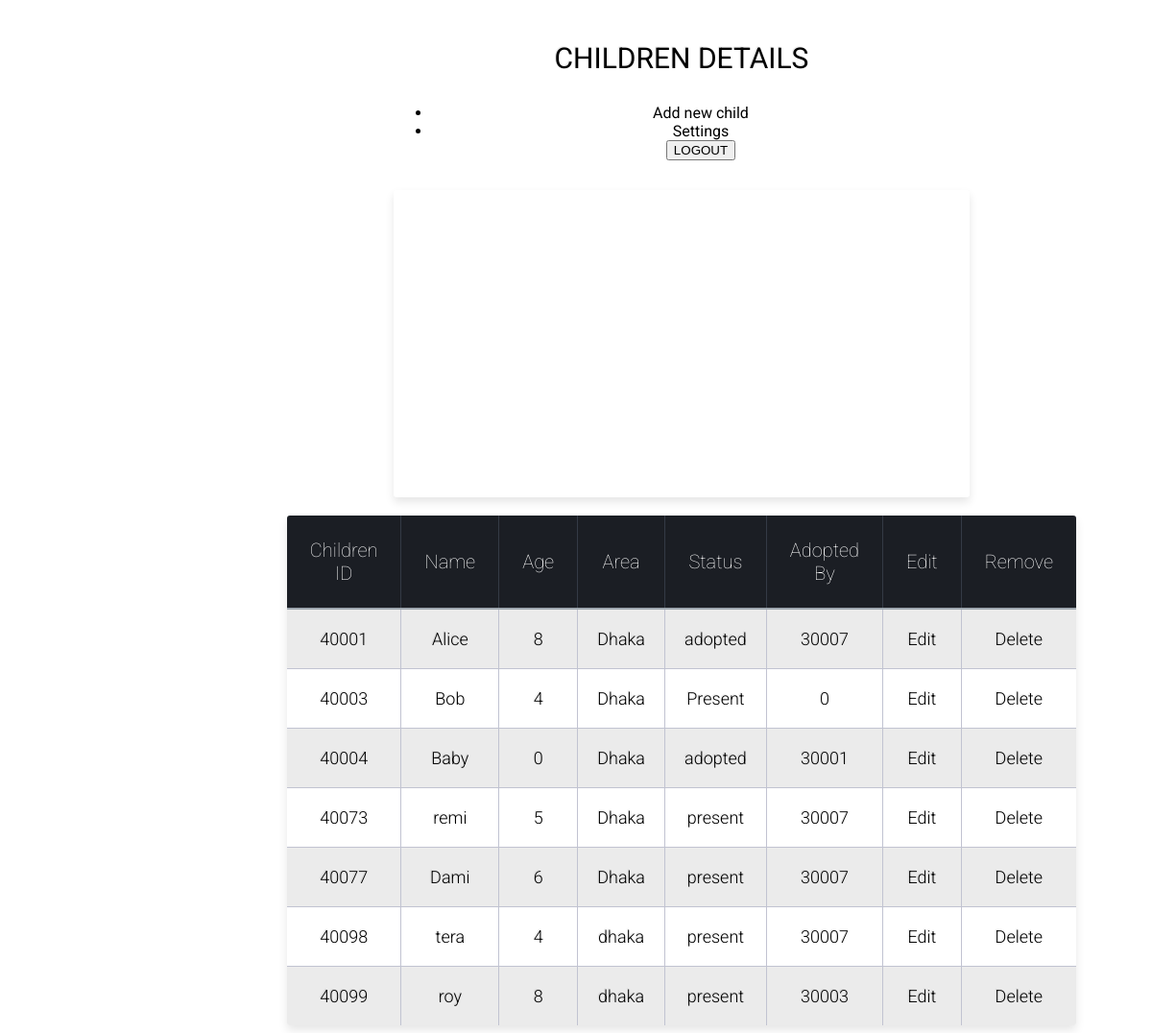
The app's page /MVC/View/fosterhome.php (signed in) with its own data.
### tables this page shows
CREATE TABLE `children` (
  `ID` int(5) NOT NULL,
  `foster_ID` int(5) NOT NULL,
  `child_age` int(2) NOT NULL,
  `child_gender` varchar(20) NOT NULL,
  `user_ID` int(5) DEFAULT 0,
  `status` varchar(20) NOT NULL DEFAULT 'Present',
  `child_name` varchar(100) NOT NULL,
  `foster_area` varchar(100) NOT NULL
);

### MVC/View/fosterhome.php (the view, shortened to what this page needs)
<!DOCTYPE html>
<html lang="en">
<head>
</head>
<body><center>
  <div class=test>
<div class="table-title">
<h3>Children details</h3>
<section>
<nav>
    <ul>
	  <li><a href='Add_child.php'>Add new child</a></li>
  <li><a href="fostersettings.php">Settings</a></li>
  <form action="logout.php" class="form_design" method="post">
         <input type="submit" name="update"  value="LOGOUT">
       </form>
    </ul>
</nav>
</section>
</div>
<table class="table-fill">
<tbody class="table-hover">
    <div class=test>
<div class='table-title'>
</div>
<table class='table-fill'>
<thead>
    <tr>
      <th>Children ID</th>
      <th>Name</th>
      <th>Age</th>
      <th>Area</th>
      <th>Status</th>
      <th>Adopted By</th>
      <th>Edit</th>
      <th>Remove</th>
    </tr>
  </thead><tbody class='table-hover'>
<br>
<?php
require_once('DBconnect.php');
$manager_id = $_SESSION['manager'];
    $sql = "SELECT * FROM children where Foster_ID='".$manager_id."'";
    $result = $conn->query($sql);
if ($result -> num_rows > 0) {
  while($row = $result -> fetch_assoc()) {
    echo "<tr><td>".$row["ID"]."</td><td>".$row['child_name']."</td><td>".$row['child_age']."</td><td>".$row['foster_area']."</td><td>".$row['status']."</td><td>".$row['user_ID']."</td><td><a href='childsettings.php?id=".$row["ID"]."'>Edit </a></td>
    <td><a href='remove_children.php?
    id=".$row['ID']."'>Delete</a></td></tr>";
  }
  echo "</tbody></table>";
}
    ?>
    </tbody></table>
    </div>
    </center>
    </body>
</html>

### MVC/View/fosterhome.php (style rules this page uses)
body { font-family: "Roboto", helvetica, arial, sans-serif; font-size: 16px; font-weight: 400; text-rendering: optimizeLegibility; }
.test { margin-left: 220px; }
div.table-title { display: block; margin: auto; max-width: 600px; padding:5px; width: 100%; }
.table-title h3 { color: black; font-size: 30px; font-weight: 400; font-style:normal; font-family: "Roboto", helvetica, arial, sans-serif; text-shadow: -1px -1px 1px rgba(0, 0, 0, 0.1); text-transform:uppercase; }
.table-fill { background: white; border-radius:3px; border-collapse: collapse; height: 320px; margin: auto; max-width: 600px; padding:5px; width: 100%; box-shadow: 0 5px 10px rgba(0, 0, 0, 0.1); animation: float 5s infinite; }
th { color:white;; background:#1b1e24; border-bottom:2px solid #9ea7af; border-right: 1px solid #343a45; font-size:20px; font-weight: 100; padding:24px; text-align:center; text-shadow: 0 1px 1px rgba(0, 0, 0, 0.1); vertical-align:middle; }
th:first-child { border-top-left-radius:3px; }
th:last-child { border-top-right-radius:3px; border-right:none; }
tr { border-top: 1px solid white; border-bottom: 1px solid #C1C3D1; color:black; font-size:16px; font-weight:normal; text-shadow: 0 1px 1px rgba(256, 256, 256, 0.1); }
a { color: inherit; text-decoration: inherit; }
tr:first-child { border-top:none; }
tr:last-child { border-bottom:none; }
tr:nth-child(odd) td { background:#EBEBEB; }
tr:last-child td:first-child { border-bottom-left-radius:3px; }
tr:last-child td:last-child { border-bottom-right-radius:3px; }
td { background:#FFFFFF; padding:20px; text-align:center; vertical-align:middle; font-weight:300; font-size:18px; text-shadow: -1px -1px 1px rgba(0, 0, 0, 0.1); border-right: 1px solid #C1C3D1; }
td:last-child { border-right: 0px; }

### records on screen
children: ID "40001", child_name "Alice", child_age "8", foster_area "Dhaka", status "adopted", user_ID "30007"
children: ID "40003", child_name "Bob", child_age "4", foster_area "Dhaka", status "Present", user_ID "0"
children: ID "40004", child_name "Baby", child_age "0", foster_area "Dhaka", status "adopted", user_ID "30001"
children: ID "40073", child_name "remi", child_age "5", foster_area "Dhaka", status "present", user_ID "30007"
children: ID "40077", child_name "Dami", child_age "6", foster_area "Dhaka", status "present", user_ID "30007"
children: ID "40098", child_name "tera", child_age "4", foster_area "dhaka", status "present", user_ID "30007"
children: ID "40099", child_name "roy", child_age "8", foster_area "dhaka", status "present", user_ID "30003"
